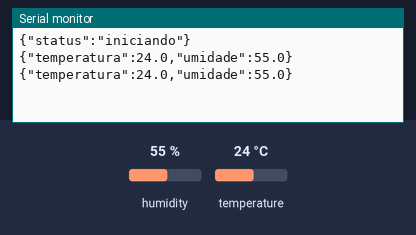
Bench run of a sketch on a simulated Arduino Uno, built with avr-gcc and run on an emulated ATmega328P. Parts: the last lines printed to the serial monitor. Inputs (shaded band) come from the test bench; at power-on: humidity 55 %, temperature 24 °C.

Above: at 4.8 s.
4.9 s: humidity set to 22 %
At 7.1 s:
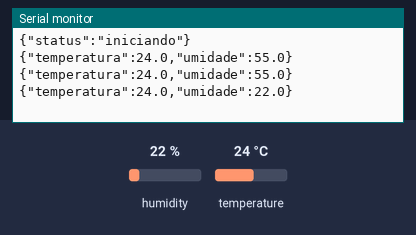
7.9 s: temperature set to 12 °C
At 9.6 s:
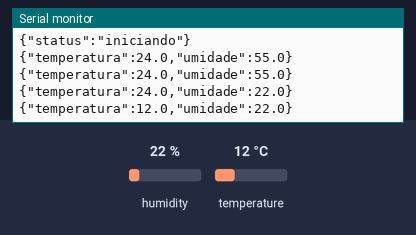
10.9 s: humidity set to 40 %
At 13.2 s:
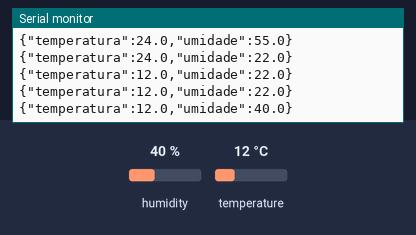
Timing chart, 0 to 14.7 s (numbered marks = the images above; inputs shaded):
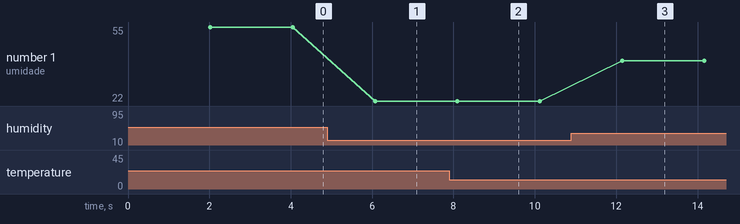

The sketch:

temperatura_humidade.ino
```cpp
#include "DHT.h"

#define DHTPIN 2        // Pino digital conectado ao DHT11
#define DHTTYPE DHT11   // Tipo do sensor: DHT11

DHT dht(DHTPIN, DHTTYPE);

void setup() {
  Serial.begin(9600);
  dht.begin();

  // Mensagem inicial opcional
  Serial.println("{\"status\":\"iniciando\"}");
}

void loop() {
  delay(2000);  // DHT11 exige tempo mínimo entre leituras

  float h = dht.readHumidity();
  float t = dht.readTemperature(); // Celsius

  // Verifica falhas
  if (isnan(h) || isnan(t)) {
    Serial.println("{\"erro\":\"Falha ao ler DHT11\"}");
    return;
  }

  // Monta JSON manualmente (mais eficiente que sprintf)
  Serial.print("{\"temperatura\":");
  Serial.print(t, 1);           // 1 casa decimal
  Serial.print(",\"umidade\":");
  Serial.print(h, 1);           // 1 casa decimal
  Serial.println("}");          // fecha JSON e pula linha
}
```

Measured:
- after the input at 4.9 s, the serial monitor: prints a new line after 1.2 s (image 1)
- after the input at 7.9 s, the serial monitor: prints a new line after 0.20 s (image 2)
- after the input at 10.9 s, the serial monitor: prints a new line after 1.2 s (image 3)
- plotted number 1: 55 → 22 after the input at 4.9 s, 22 → 40 after the input at 10.9 s
